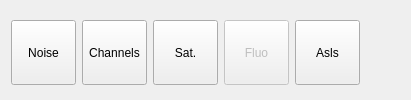
        <widget class="QWidget" name="tab_Filtering">
         <attribute name="title">
          <string>Filtering</string>
         </attribute>
         <layout class="QHBoxLayout" name="horizontalLayout_9">
          <property name="topMargin">
           <number>5</number>
          </property>
          <property name="bottomMargin">
           <number>0</number>
          </property>
          <item>
           <widget class="QPushButton" name="buttonFilterNoisePCA">
            <property name="maximumSize">
             <size>
              <width>65</width>
              <height>65</height>
             </size>
            </property>
            <property name="text">
             <string>Noise</string>
            </property>
           </widget>
          </item>
          <item>
           <widget class="QPushButton" name="buttonChannelsImages">
            <property name="minimumSize">
             <size>
              <width>0</width>
              <height>0</height>
             </size>
            </property>
            <property name="maximumSize">
             <size>
              <width>65</width>
              <height>65</height>
             </size>
            </property>
            <property name="text">
             <string>Channels</string>
            </property>
           </widget>
          </item>
          <item>
           <widget class="QPushButton" name="buttonFilterSat">
            <property name="enabled">
             <bool>true</bool>
            </property>
            <property name="maximumSize">
             <size>
              <width>65</width>
              <height>65</height>
             </size>
            </property>
            <property name="text">
             <string>Sat.</string>
            </property>
           </widget>
          </item>
          <item>
           <widget class="QPushButton" name="buttonFilterFluo">
            <property name="enabled">
             <bool>false</bool>
            </property>
            <property name="minimumSize">
             <size>
              <width>65</width>
              <height>65</height>
             </size>
            </property>
            <property name="maximumSize">
             <size>
              <width>65</width>
              <height>65</height>
             </size>
            </property>
            <property name="whatsThis">
             <string>Remove fluorescence</string>
            </property>
            <property name="text">
             <string>Fluo</string>
            </property>
           </widget>
          </item>
          <item>
           <widget class="QPushButton" name="buttonFilterAsls">
            <property name="maximumSize">
             <size>
              <width>65</width>
              <height>65</height>
             </size>
            </property>
            <property name="text">
             <string>Asls</string>
            </property>
           </widget>
          </item>
          <item>
           <spacer name="horizontalSpacer_2">
            <property name="orientation">
             <enum>Qt::Horizontal</enum>
            </property>
            <property name="sizeHint" stdset="0">
             <size>
              <width>40</width>
              <height>20</height>
             </size>
            </property>
           </spacer>
          </item>
         </layout>
        </widget>
